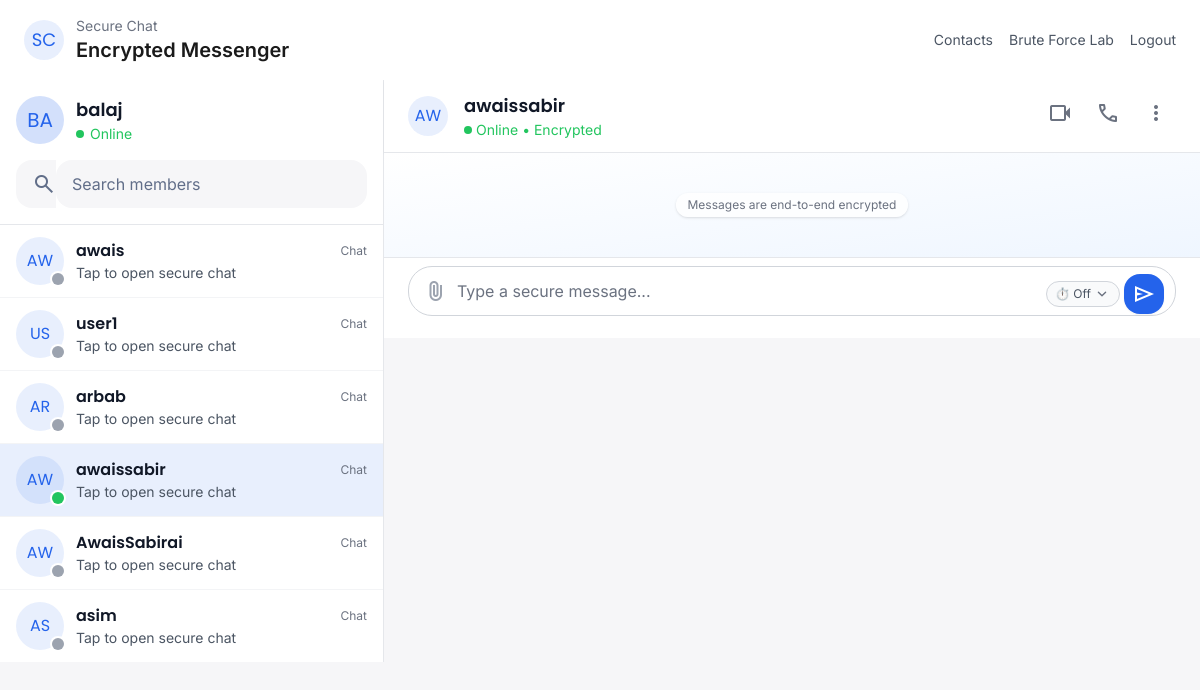
Page /chat/awaissabir (signed in) on the committed database.
### database/models.py (models this page shows, shortened)
class User(db.Model):
    __tablename__ = "users"
    id = db.Column(db.Integer, primary_key=True)
    username = db.Column(db.String(80), unique=True, nullable=False)
    password_hash = db.Column(db.LargeBinary(128), nullable=False)
    public_key = db.Column(db.Text, nullable=False)
    private_key = db.Column(db.Text, nullable=False)
    created_at = db.Column(db.DateTime, default=datetime.utcnow)
    messages_sent = db.relationship(
        "Message",
        back_populates="sender_user",
        foreign_keys="Message.sender_id",
        lazy="dynamic",
    )
    messages_received = db.relationship(
        "Message",
        back_populates="receiver_user",
        foreign_keys="Message.receiver_id",
        lazy="dynamic",
    )

### app.py (the view)
    @app.route("/chat/<string:username>")
    @login_required
    def chat(username: str):
        user = current_user()
        partner = User.query.filter_by(username=username).first_or_404()
        contacts = User.query.filter(User.id != user.id).all()
        get_shared_key_for_users(user, partner)
        return render_template(
            "chat.html",
            partner=partner,
            contacts=contacts,
            current_user=user,
            poll_interval=app.config["CHAT_POLL_INTERVAL"],
        )

### app.py (called while the page is built)
def current_user() -> User | None:
    user_id = session.get("user_id")
    if not user_id:
        return None
    return User.query.get(user_id)

def login_required(view_func):
    @wraps(view_func)
    def wrapped(*args, **kwargs):
        if not current_user():
            flash("Please login to continue.", "warning")
            return redirect(url_for("login"))
        return view_func(*args, **kwargs)
    return wrapped

def _session_key(user_a: int, user_b: int) -> str:
    return f"shared_key:{min(user_a, user_b)}:{max(user_a, user_b)}"

def get_shared_key_for_users(user_a: User, user_b: User) -> bytes:
    key_name = _session_key(user_a.id, user_b.id)
    cached = session.get(key_name)
    if cached:
        return utils.decode_bytes(cached)
    private_key = int(user_a.private_key)
    peer_public = int(user_b.public_key)
    shared_key = key_exchange.compute_shared_key(private_key, peer_public)
    session[key_name] = utils.encode_bytes(shared_key)
    session.modified = True
    return shared_key

### crypto/key_exchange.py (called while the page is built)
def compute_shared_key(private_key: int, peer_public_key: int) -> bytes:
    shared_secret = pow(peer_public_key, private_key, P)
    return hkdf_sha256(shared_secret)

### crypto/utils.py (called while the page is built)
def hkdf_sha256(shared_secret: int, info: bytes = b"secure-chat") -> bytes:
    length = max(1, (shared_secret.bit_length() + 7) // 8)
    secret_bytes = shared_secret.to_bytes(length, byteorder="big", signed=False)
    prk = hmac.new(b"secure-chat-hkdf", secret_bytes, hashlib.sha256).digest()
    okm = hmac.new(prk, info + b"\x01", hashlib.sha256).digest()
    return okm

def encode_bytes(data: bytes) -> str:
    return base64.b64encode(data).decode("utf-8")

### templates/chat.html (shortened to what this page needs)
<!DOCTYPE html>
<html class="light" lang="en">
<head>
  <script src="https://cdn.tailwindcss.com?plugins=forms,container-queries"></script>
  <script id="tailwind-config">
    tailwind.config = {
      darkMode: "class",
      theme: {
        extend: {
          colors: {
            "primary": "#2463eb",
            "background-light": "#f6f6f8",
            "background-dark": "#111621",
          },
          fontFamily: {
            "display": ["Inter", "sans-serif"],
            "heading": ["Poppins", "sans-serif"]
          },
          borderRadius: { "DEFAULT": "0.5rem", "lg": "1rem", "xl": "1.5rem", "full": "9999px" },
        },
      },
    }
  </script>
</head>
<body class="font-display bg-background-light dark:bg-background-dark text-[#1a1a1a] dark:text-gray-200">
  <div class="flex flex-col min-h-screen">
    <header class="flex items-center justify-between px-6 py-4 bg-white shadow-sm">
      <div class="flex items-center gap-3">
        <div
          class="w-10 h-10 rounded-full bg-primary/10 text-primary flex items-center justify-center font-heading text-lg">
          SC</div>
        <div>
          <p class="text-sm text-gray-500">Secure Chat</p>
          <h1 class="text-xl font-semibold">Encrypted Messenger</h1>
        </div>
      </div>
      <div class="flex items-center gap-4">
        <a href="{{ url_for('chat_list') }}" class="text-sm text-gray-600 hover:text-primary">Contacts</a>
        <a href="{{ url_for('brute_force_home') }}" class="text-sm text-gray-600 hover:text-primary">Brute Force Lab</a>
        <a href="{{ url_for('logout') }}" class="text-sm text-gray-600 hover:text-primary">Logout</a>
      </div>
    </header>
    <div class="flex h-full grow">
      <aside
        class="flex flex-col h-full w-full max-w-sm border-r border-gray-200 dark:border-gray-800 bg-white dark:bg-background-dark">
        <div class="p-4 border-b border-gray-200 dark:border-gray-800">
          <div class="flex items-center gap-3 mb-4">
            <div
              class="bg-primary/20 rounded-full size-12 flex items-center justify-center text-primary font-heading text-xl uppercase">
              {{ current_user.username[:2] }}
            </div>
            <div class="flex flex-col">
              <h1 class="text-lg font-semibold font-heading text-gray-900 dark:text-white">{{ current_user.username }}
              </h1>
              <p class="text-green-500 text-sm flex items-center gap-1.5">
                <span class="w-2 h-2 bg-green-500 rounded-full"></span>Online
              </p>
            </div>
          </div>
          <label class="flex flex-col min-w-40 h-12 w-full">
            <div class="flex w-full items-stretch rounded-lg h-full">
              <div
                class="text-[#616e89] dark:text-gray-400 flex bg-background-light dark:bg-gray-800 items-center justify-center pl-4 rounded-l-lg">
                <span class="material-symbols-outlined">search</span>
              </div>
              <input
                class="form-input flex w-full rounded-lg text-gray-900 dark:text-white border-none bg-background-light dark:bg-gray-800 h-full placeholder:text-[#616e89] dark:placeholder:text-gray-400 px-4"
                placeholder="Search members" readonly />
            </div>
          </label>
        </div>
        <div class="flex-1 overflow-y-auto">
          <div class="flex flex-col divide-y divide-gray-100 dark:divide-gray-800">
            {% for contact in contacts %}
            {% set active = (contact.username == partner.username) %}
            <a href="{{ url_for('chat', username=contact.username) }}"
              class="flex items-center gap-3 px-4 py-3 cursor-pointer {% if active %}bg-primary/10 dark:bg-primary/20{% else %}hover:bg-gray-100 dark:hover:bg-gray-800/50{% endif %}">
              <div class="relative">
                <div
                  class="bg-primary/10 text-primary rounded-full size-12 flex items-center justify-center font-heading uppercase">
                  {{ contact.username[:2] }}
                </div>
                <span
                  class="absolute bottom-0 right-0 block h-3 w-3 rounded-full {% if active %}bg-green-500{% else %}bg-gray-400{% endif %} ring-2 ring-white dark:ring-background-dark"></span>
              </div>
              <div class="flex-1 min-w-0">
                <div class="flex justify-between items-center">
                  <p class="text-base font-semibold font-heading text-gray-900 dark:text-white truncate">{{
                    contact.username }}</p>
                  <p class="text-xs text-gray-500 dark:text-gray-400">Chat</p>
                </div>
                <p class="text-sm text-gray-600 dark:text-gray-300 truncate">Tap to open secure chat</p>
              </div>
            </a>
            {% endfor %}
          </div>
        </div>
      </aside>
      <main class="flex-1 flex flex-col h-full bg-background-light dark:bg-background-dark">
        <header
          class="flex items-center justify-between gap-4 px-6 py-3 border-b border-gray-200 dark:border-gray-800 bg-white dark:bg-background-dark shadow-sm">
          <div class="flex items-center gap-4">
            <div
              class="bg-primary/10 text-primary rounded-full size-10 flex items-center justify-center font-heading uppercase">
              {{ partner.username[:2] }}
            </div>
            <div class="flex flex-col">
              <h2 class="text-lg font-semibold font-heading text-gray-900 dark:text-white">{{ partner.username }}</h2>
              <p class="text-sm text-green-500 flex items-center gap-1">
                <span class="w-2 h-2 rounded-full bg-green-500"></span>Online • Encrypted
              </p>
            </div>
          </div>
          <div class="flex items-center gap-2">
            <button class="p-2 text-gray-500 hover:text-gray-900 rounded-full hover:bg-gray-100 transition">
              <span class="material-symbols-outlined">videocam</span>
            </button>
            <button class="p-2 text-gray-500 hover:text-gray-900 rounded-full hover:bg-gray-100 transition">
              <span class="material-symbols-outlined">call</span>
            </button>
            <button class="p-2 text-gray-500 hover:text-gray-900 rounded-full hover:bg-gray-100 transition">
              <span class="material-symbols-outlined">more_vert</span>
            </button>
          </div>
        </header>
        <div
          class="flex-1 overflow-y-auto p-6 bg-gradient-to-br from-white to-blue-50 dark:from-[#111621] dark:to-gray-900 flex flex-col gap-4"
          id="message-list">
          <div class="flex items-center justify-center my-4">
            <span
              class="px-3 py-1 text-xs text-gray-500 dark:text-gray-400 bg-white/80 dark:bg-gray-800/50 rounded-full shadow">
              Messages are end-to-end encrypted
            </span>
          </div>
        </div>
        <div
          class="px-6 pb-4 pt-2 mt-auto border-t border-gray-200 dark:border-gray-800 bg-white dark:bg-background-dark">
          <form id="message-form" class="relative group">
            <textarea name="message" id="chat-input" rows="1"
              class="form-textarea w-full resize-none rounded-xl border-gray-300 dark:border-gray-700 bg-white dark:bg-gray-800 text-gray-900 dark:text-white focus:ring-primary focus:border-primary pr-24 py-3 pl-12 transition-all"
              placeholder="Type a secure message..." required></textarea>
            <button type="button" id="attach-btn"
              class="absolute left-3 top-1/2 -translate-y-1/2 text-gray-400 hover:text-primary transition-colors p-1">
              <span class="material-symbols-outlined">attach_file</span>
            </button>
            <div class="absolute right-3 top-1/2 -translate-y-1/2 flex items-center gap-1">
              <select id="ttl-select"
                class="form-select pl-2 pr-6 py-1 text-xs rounded-lg border-gray-300 dark:border-gray-700 bg-gray-50 dark:bg-gray-900 text-gray-600 dark:text-gray-300 focus:ring-primary focus:border-primary cursor-pointer"
                title="Self-Destruct Timer">
                <option value="0" selected>⏱️ Off</option>
              </select>
              <button type="submit"
                class="w-10 h-10 flex items-center justify-center bg-primary text-white rounded-lg hover:bg-blue-700 dark:hover:bg-blue-500 transition-colors shadow-sm">
                <span class="material-symbols-outlined">send</span>
              </button>
            </div>
          </form>
        </div>
      </main>
    </div>
  </div>
</body>
</html>

### templates/chat.html (style rules this page uses)
.material-symbols-outlined { font-variation-settings: 'FILL' 0, 'wght' 400, 'GRAD' 0, 'opsz' 24 }

### rows in the picture
User: username "BA", username "balaj"
User: username "AW", username "awais"
User: username "US", username "user1"
User: username "AR", username "arbab"
User: username "AW", username "awaissabir"
User: username "AW", username "AwaisSabirai"
User: username "AS", username "asim"
